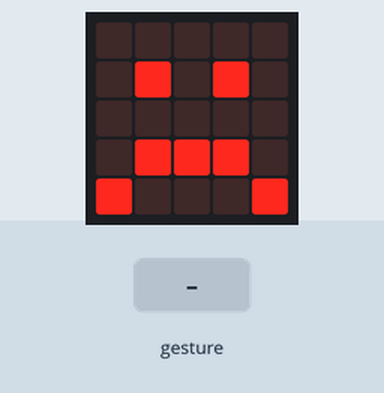
Bench run of a program on a simulated BBC micro:bit (MakeCode). Shown: the board's 5×5 LED display. Inputs (shaded band) come from the test bench. A tilt is held for 1.5 s and a shake lasts 1 s, then the board lies face up again.

Above: at 1.6 s.
1.7 s: gesture 'shake'
At 2.8 s:
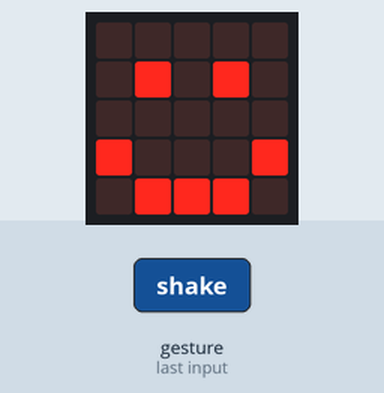
Timing chart, 0 to 4.7 s (numbered marks = the images above; inputs shaded):
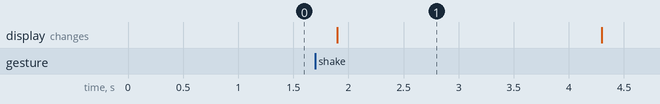

Measured:
- after the input at 1.7 s, the display: changes after 0.20 s (image 1)

The program:

microbit-01-Shake-smile.py
```python
def on_gesture_shake():
    basic.show_leds("""
        . . . . .
        . # . # .
        . . . . .
        # . . . #
        . # # # .
        """)
    basic.pause(2000)
    basic.show_leds("""
        . . . . .
        . # . # .
        . . . . .
        . # # # .
        # . . . #
        """)
input.on_gesture(Gesture.SHAKE, on_gesture_shake)

basic.show_leds("""
    . . . . .
    . # . # .
    . . . . .
    . # # # .
    # . . . #
    """)

def on_forever():
    pass
basic.forever(on_forever)
```
